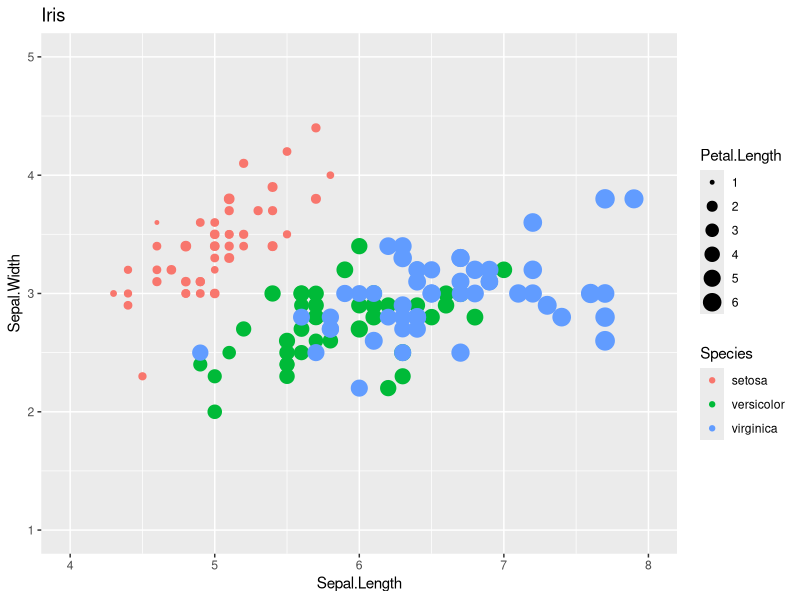
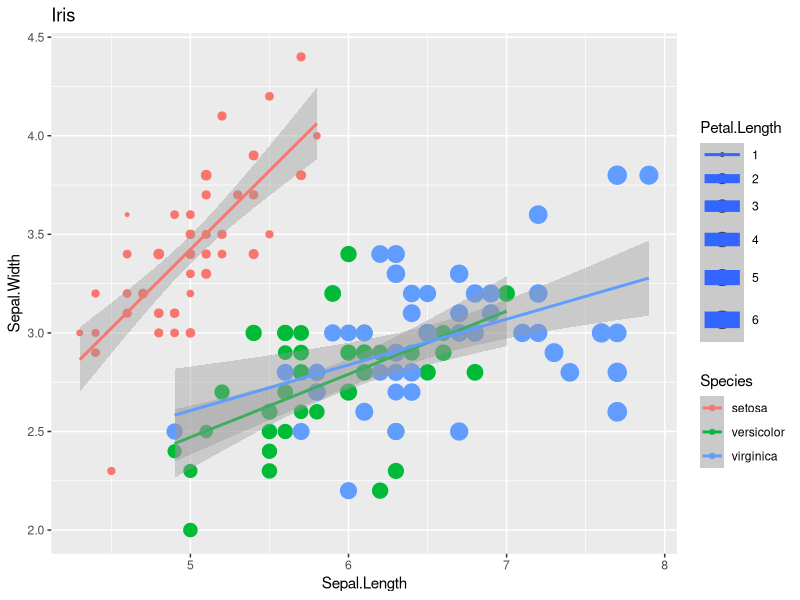
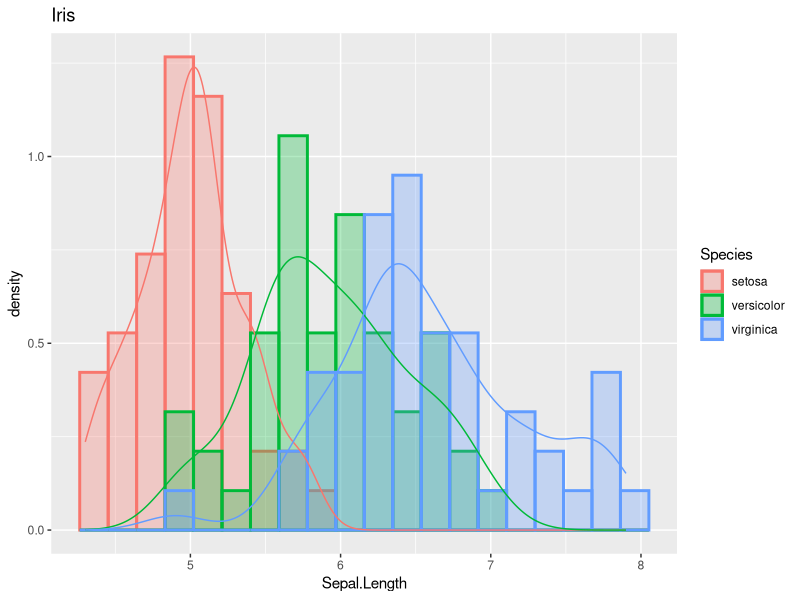
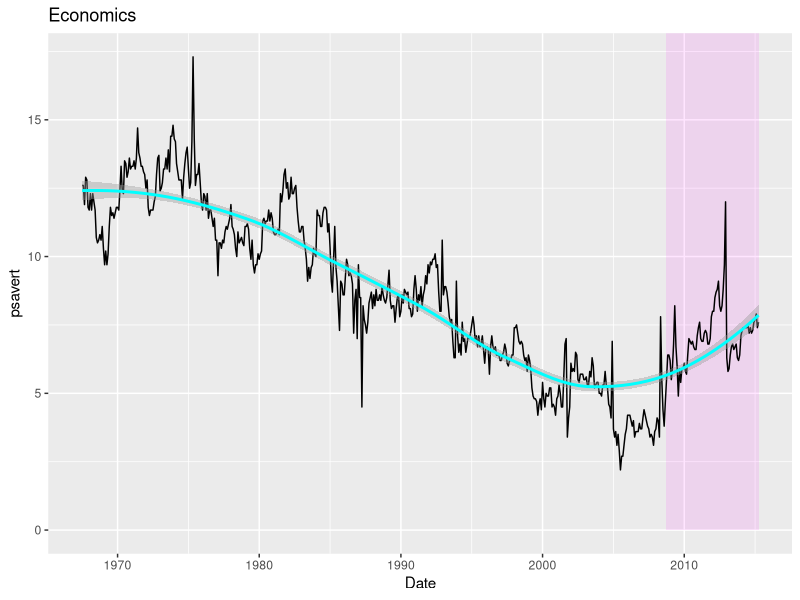
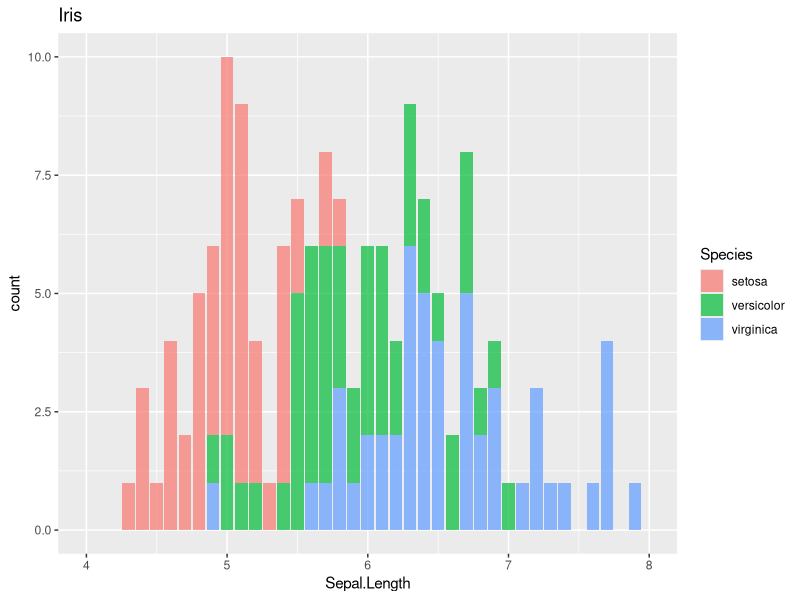
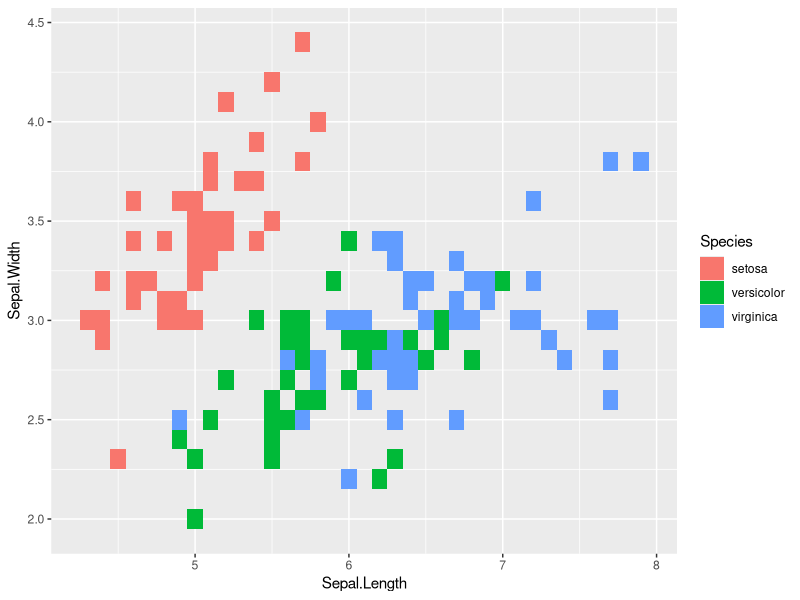
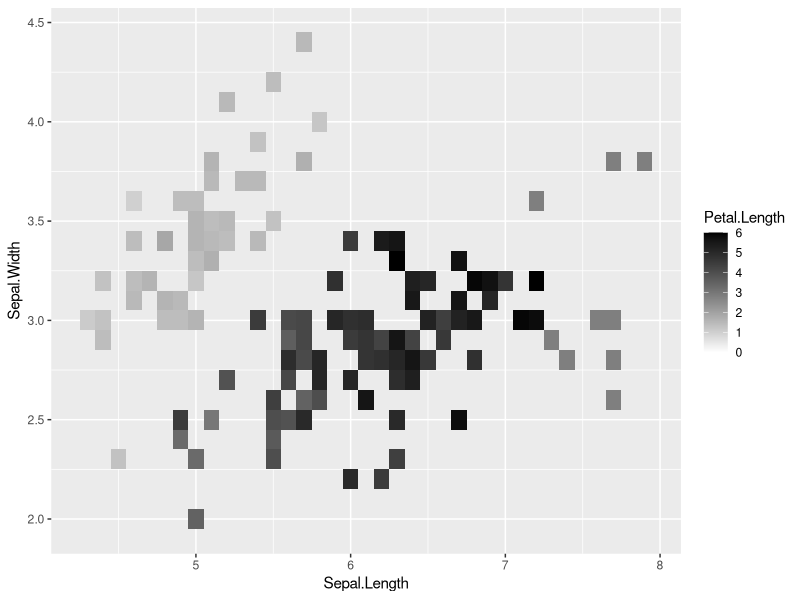
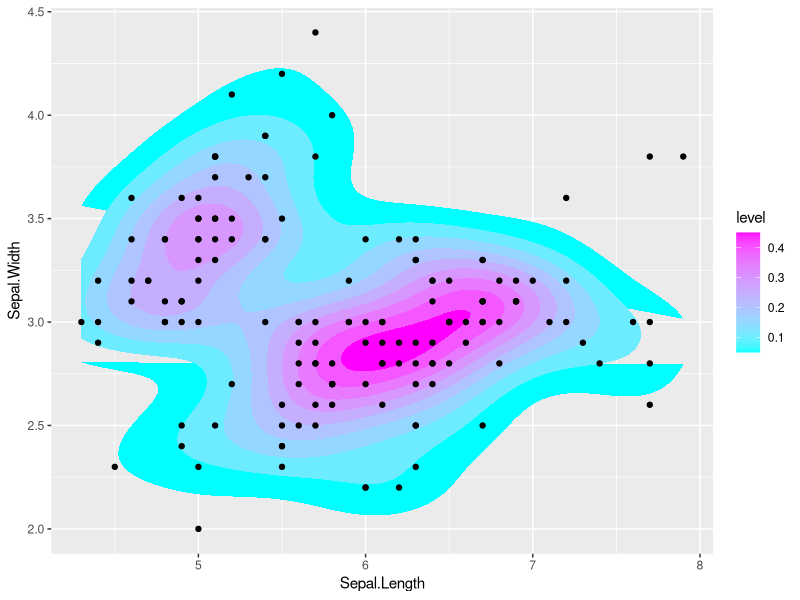

Generate these figures, in order, with R:
library(dplyr)
library(ggplot2)

# change working directory
frame_files <- lapply(sys.frames(), function(x) x$ofile)
frame_files <- Filter(Negate(is.null), frame_files)
setwd(dirname(frame_files[[length(frame_files)]]))

# Point & Hue & Buble
p <- ggplot(iris, aes(x = Sepal.Length, y = Sepal.Width,
                      colour = Species, size = Petal.Length)) +
  geom_point() +
  scale_colour_hue() +
  # scale_colour_gradient(low = "cyan", high = "magenta")
  labs(title = "Iris", x = "Sepal.Length", y = "Sepal.Width") +
  lims(x = c(4, 8), y = c(1, 5))
plot(p)
ggsave("img/iris-hue.png", plot = p)

# Point & Smoothing & Buble
p <- ggplot(iris, aes(x = Sepal.Length, y = Sepal.Width,
                      colour = Species, size = Petal.Length)) +
  geom_point() +
  stat_smooth(method = "lm") +
  labs(title = "Iris", x = "Sepal.Length", y = "Sepal.Width")
plot(p)
ggsave("img/iris-smooth.png", plot = p)

# Hist & density
p <- ggplot(iris, aes(x = Sepal.Length, y = ..density..,
                      fill = Species, colour = Species)) +
  geom_histogram(alpha = 0.3, position = "identity", bins = 20, size = 1) +
  labs(title = "Iris", x = "Sepal.Length") +
  geom_density(alpha = 0)
plot(p)
ggsave("img/iris-hist.png", plot = p)

# Line & Smoothing & Rect
p <- ggplot(economics, aes(x = date, y = psavert)) +
  annotate("rect",
           xmin = as.Date("2008-09-15"), xmax = as.Date("2015-04-01"),
           ymin = 0, ymax = Inf, fill = "magenta", alpha = 0.1) +
  geom_line() +
  stat_smooth(color = "cyan", method = "loess") +
  labs(title = "Economics", x = "Date", y = "psavert")
plot(p)
ggsave("img/economics-line.png", p)

# Stacked Bar
p <- iris %>%
  group_by(Species, Sepal.Length) %>%
  count() %>%
  ggplot(aes(x = Sepal.Length, y = n)) +
    geom_bar(stat = "identity", aes(fill = Species), alpha = 0.7) +
    scale_x_discrete() +
    lims(x = c(4, 8)) +
    labs(title = "Iris", x = "Sepal.Length", y = "count")
plot(p)
ggsave("img/iris-stacked-bar.png", plot = p)

# Tile plot
p <- ggplot(iris, aes(x = Sepal.Length, y = Sepal.Width)) +
  geom_tile(aes(fill = Species))
plot(p)
ggsave("img/iris-tile.png", plot = p)

# Tile qplot
p <- qplot(Sepal.Length, Sepal.Width, data = iris,
           fill = Petal.Length, geom = "tile") +
  scale_fill_gradient(limits = c(0, 6), low = "white", high = "black")
plot(p)
ggsave("img/iris-tile-qplot.png", plot = p)

# Heat map
p <- ggplot(iris, aes(x = Sepal.Length, y = Sepal.Width)) +
  stat_density2d(aes(fill = ..level..), geom = "polygon") +
  scale_fill_continuous(low = "cyan", high = "magenta") +
  geom_point(color = "black")
plot(p)
ggsave("img/iris-heatmap.png", plot = p)

# Stacked Line
p <- iris %>%
  mutate(index = c(c(1:50), c(1:50), c(1:50))) %>%
  ggplot(aes(x = index, y = Petal.Length)) +
    geom_area(aes(group = Species, fill = Species), alpha = 0.7) +
    labs(title = "Iris", x = "Index", y = "Petal.Length")
plot(p)
ggsave("img/iris-stacked-line.png", plot = p)

# Line & Point
tf <- rep(F, 150)
tf[which.min(iris$Sepal.Width)] <- T
df <- data.frame(x = c(1:150), y = iris$Sepal.Width, tf)

p <- ggplot(df, aes(x = x, y = y, color = ifelse(tf == T, "A", "B")))+
  geom_point(size = 3) +
  scale_color_manual(guide = FALSE, values = c("red", "black")) +
  geom_line(data = df, aes(x = x, y = y, color = "B")) +
  labs(title = "Iris", x = "Index", y = "Sepal.Width")
plot(p)
ggsave("img/iris-conditional-coloring.png", plot = p)

# Contours of 3d data
volcano3d <- reshape2::melt(volcano)
names(volcano3d) <- c("x", "y", "z")

p <- ggplot(volcano3d, aes(x = x, y = y, z = z)) +
  stat_contour(aes(fill = ..level..), geom = "polygon") +
  scale_fill_continuous(low = "gray", high = "black")
plot(p)
ggsave("img/volcano-contours.png", plot = p)
